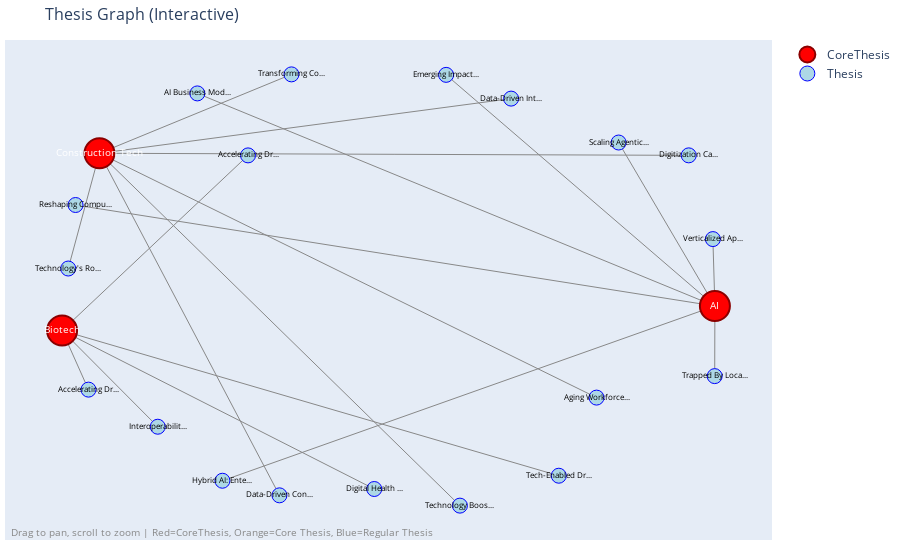

Notebook code for this chart:
### Code cell
# Step 6: Interactive visualization using Plotly (optional, for better interactivity)

import plotly.graph_objects as go
import numpy as np

def visualize_graph_plotly(G: nx.DiGraph):
    """Create an interactive visualization using Plotly."""
    if G.number_of_nodes() == 0:
        print("⚠ No nodes to visualize")
        return
    
    # Use spring layout
    pos = nx.spring_layout(G, k=2, iterations=50, seed=42)
    
    # Prepare edge traces
    edge_x = []
    edge_y = []
    for edge in G.edges():
        x0, y0 = pos[edge[0]]
        x1, y1 = pos[edge[1]]
        edge_x.extend([x0, x1, None])
        edge_y.extend([y0, y1, None])
    
    # Only create edge trace if there are edges
    edge_trace = None
    if edge_x and edge_y:
        edge_trace = go.Scatter(
            x=edge_x, y=edge_y,
            line=dict(width=1, color='#888'),
            hoverinfo='none',
            mode='lines',
            showlegend=False
        )
    
    # Prepare node traces by type
    node_traces = []
    
    # CoreThesis nodes (red, large)
    core_nodes = [n for n, d in G.nodes(data=True) if d.get("node_type") == "CoreThesis"]
    if core_nodes and len(core_nodes) > 0:
        node_x = [pos[n][0] for n in core_nodes]
        node_y = [pos[n][1] for n in core_nodes]
        node_labels = [n[:30] + "..." if len(n) > 30 else n for n in core_nodes]
        
        node_trace = go.Scatter(
            x=node_x, y=node_y,
            mode='markers+text',
            name='CoreThesis',
            marker=dict(size=30, color='red', line=dict(width=2, color='darkred')),
            text=node_labels,
            textposition="middle center",
            textfont=dict(size=10, color="white"),
            hovertemplate='<b>%{text}</b><br>CoreThesis<extra></extra>'
        )
        node_traces.append(node_trace)
    
    # Core thesis nodes (orange, medium)
    core_thesis_nodes = [n for n, d in G.nodes(data=True) 
                        if d.get("node_type") == "Thesis" and d.get("is_core", False)]
    if core_thesis_nodes and len(core_thesis_nodes) > 0:
        node_x = [pos[n][0] for n in core_thesis_nodes]
        node_y = [pos[n][1] for n in core_thesis_nodes]
        # Use titles if available, otherwise use node numbers
        node_labels = []
        for n in core_thesis_nodes:
            title = G.nodes[n].get("title", "")
            if title:
                node_labels.append(title[:15] + "..." if len(title) > 15 else title)
            else:
                node_labels.append(f"#{G.nodes[n].get('node_num', '?')}")
        
        node_trace = go.Scatter(
            x=node_x, y=node_y,
            mode='markers+text',
            name='Core Thesis',
            marker=dict(size=20, color='orange', line=dict(width=2, color='darkorange')),
            text=node_labels,
            textposition="middle center",
            textfont=dict(size=9, color="white"),
            hovertemplate='<b>%{text}</b><br>Core Thesis<extra></extra>'
        )
        node_traces.append(node_trace)
    
    # Regular thesis nodes (blue, small)
    regular_thesis = [n for n, d in G.nodes(data=True) 
                     if d.get("node_type") == "Thesis" and not d.get("is_core", False)]
    if regular_thesis and len(regular_thesis) > 0:
        node_x = [pos[n][0] for n in regular_thesis]
        node_y = [pos[n][1] for n in regular_thesis]
        # Use titles if available, otherwise use node numbers
        node_labels = []
        for n in regular_thesis:
            title = G.nodes[n].get("title", "")
            if title:
                node_labels.append(title[:15] + "..." if len(title) > 15 else title)
            else:
                node_labels.append(f"#{G.nodes[n].get('node_num', '?')}")
        
        node_trace = go.Scatter(
            x=node_x, y=node_y,
            mode='markers+text',
            name='Thesis',
            marker=dict(size=15, color='lightblue', line=dict(width=1, color='blue')),
            text=node_labels,
            textposition="middle center",
            textfont=dict(size=8, color="black"),
            hovertemplate='<b>%{text}</b><br>Thesis<extra></extra>'
        )
        node_traces.append(node_trace)
    
    # Create figure data - only include edge_trace if it exists
    figure_data = node_traces
    if edge_trace:
        figure_data = [edge_trace] + node_traces
    
    # Create figure
    fig = go.Figure(
        data=figure_data,
        layout=go.Layout(
            title=dict(
                text='Thesis Graph (Interactive)',
                font=dict(size=16)
            ),
            showlegend=True,
            hovermode='closest',
            margin=dict(b=20, l=5, r=5, t=40),
            annotations=[dict(
                text="Drag to pan, scroll to zoom | Red=CoreThesis, Orange=Core Thesis, Blue=Regular Thesis",
                showarrow=False,
                xref="paper", yref="paper",
                x=0.005, y=-0.002,
                xanchor="left", yanchor="bottom",
                font=dict(color="#888", size=10)
            )],
            xaxis=dict(showgrid=False, zeroline=False, showticklabels=False),
            yaxis=dict(showgrid=False, zeroline=False, showticklabels=False)
        )
    )
    
    fig.show()

# Create interactive visualization
if neo4j_driver:
    print("\n" + "="*60)
    print("INTERACTIVE VISUALIZATION")
    print("="*60)
    graph = query_neo4j_for_visualization(neo4j_driver)
    visualize_graph_plotly(graph)
else:
    print("⚠ Cannot visualize: Neo4j not connected")

### Figure 1 — Plotly figure (JSON) as saved in the notebook; plotly's stock layout.template omitted (floating-point values rounded to 4 significant figures)
{"data": [{"hoverinfo": "none", "line": {"color": "#888", "width": 1}, "mode": "lines", "showlegend": false, "type": "scatter", "x": [0.2132, 0.9877, null, 0.9819, 0.9877, null, -0.4314, 0.9877, null, -0.8546, 0.9877, null, 0.7103, 0.9877, null, -0.5037, 0.9877, null, 0.9871, 0.9877, null, -0.8174, -0.8934, null, -0.3576, -0.8934, null, 0.006139, -0.8934, null, 0.5379, -0.8934, null, -0.6177, -0.8934, null, 0.4005, -0.7857, null, -0.8757, -0.7857, null, 0.253, -0.7857, null, 0.6467, -0.7857, null, -0.2325, -0.7857, null, 0.9123, -0.7857, null, -0.2671, -0.7857, null], "y": [0.9784, -0.08336, null, 0.2242, -0.08336, null, -0.8857, -0.08336, null, 0.3806, -0.08336, null, 0.6676, -0.08336, null, 0.8932, -0.08336, null, -0.4052, -0.08336, null, -0.4673, -0.196, null, 0.6085, -0.196, null, -0.9236, -0.196, null, -0.8627, -0.196, null, -0.6377, -0.196, null, 0.8693, 0.6182, null, 0.0889, 0.6182, null, -1, 0.6182, null, -0.5039, 0.6182, null, 0.9806, 0.6182, null, 0.6087, 0.6182, null, -0.9527, 0.6182, null]}, {"hovertemplate": "<b>%{text}</b><br>CoreThesis<extra></extra>", "marker": {"color": "red", "line": {"color": "darkred", "width": 2}, "size": 30}, "mode": "markers+text", "name": "CoreThesis", "text": ["AI", "Biotech", "Construction Tech"], "textfont": {"color": "white", "size": 10}, "textposition": "middle center", "type": "scatter", "x": [0.9877, -0.8934, -0.7857], "y": [-0.08336, -0.196, 0.6182]}, {"hovertemplate": "<b>%{text}</b><br>Thesis<extra></extra>", "marker": {"color": "lightblue", "line": {"color": "blue", "width": 1}, "size": 15}, "mode": "markers+text", "name": "Thesis", "text": ["Emerging Impact...", "Verticalized Ap...", "Hybrid AI: Ente...", "Reshaping Compu...", "Scaling Agentic...", "AI Business Mod...", "Trapped By Loca...", "Accelerating Dr...", "Accelerating Dr...", "Digital Health ...", "Tech-Enabled Dr...", "Interoperabilit...", "Data-Driven Int...", "Technology's Ro...", "Technology Boos...", "Aging Workforce...", "Transforming Co...", "Digitization Ca...", "Data-Driven Con..."], "textfont": {"color": "black", "size": 8}, "textposition": "middle center", "type": "scatter", "x": [0.2132, 0.9819, -0.4314, -0.8546, 0.7103, -0.5037, 0.9871, -0.8174, -0.3576, 0.006139, 0.5379, -0.6177, 0.4005, -0.8757, 0.253, 0.6467, -0.2325, 0.9123, -0.2671], "y": [0.9784, 0.2242, -0.8857, 0.3806, 0.6676, 0.8932, -0.4052, -0.4673, 0.6085, -0.9236, -0.8627, -0.6377, 0.8693, 0.0889, -1, -0.5039, 0.9806, 0.6087, -0.9527]}], "layout": {"annotations": [{"font": {"color": "#888", "size": 10}, "showarrow": false, "text": "Drag to pan, scroll to zoom | Red=CoreThesis, Orange=Core Thesis, Blue=Regular Thesis", "x": 0.005, "xanchor": "left", "xref": "paper", "y": -0.002, "yanchor": "bottom", "yref": "paper"}], "hovermode": "closest", "margin": {"b": 20, "l": 5, "r": 5, "t": 40}, "showlegend": true, "title": {"font": {"size": 16}, "text": "Thesis Graph (Interactive)"}, "xaxis": {"showgrid": false, "showticklabels": false, "zeroline": false}, "yaxis": {"showgrid": false, "showticklabels": false, "zeroline": false}}}
